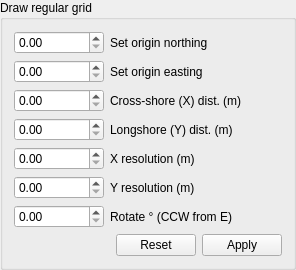
               <widget class="QgsCollapsibleGroupBox" name="gridGroupBox">
                <property name="title">
                 <string>Draw regular grid</string>
                </property>
                <property name="collapsed">
                 <bool>true</bool>
                </property>
                <property name="saveCollapsedState">
                 <bool>true</bool>
                </property>
                <layout class="QGridLayout" name="gridLayout">
                 <item row="0" column="0">
                  <layout class="QVBoxLayout" name="verticalLayout">
                   <item>
                    <layout class="QHBoxLayout" name="horizontalLayout_7">
                     <item>
                      <widget class="QDoubleSpinBox" name="dsbNorthing">
                       <property name="minimumSize">
                        <size>
                         <width>90</width>
                         <height>0</height>
                        </size>
                       </property>
                       <property name="maximumSize">
                        <size>
                         <width>100</width>
                         <height>16777215</height>
                        </size>
                       </property>
                       <property name="decimals">
                        <number>2</number>
                       </property>
                       <property name="maximum">
                        <double>9999999.000000000000000</double>
                       </property>
                      </widget>
                     </item>
                     <item>
                      <widget class="QLabel" name="labOriginN">
                       <property name="text">
                        <string>Set origin northing</string>
                       </property>
                      </widget>
                     </item>
                     <item>
                      <spacer name="horizontalSpacer_4">
                       <property name="orientation">
                        <enum>Qt::Horizontal</enum>
                       </property>
                       <property name="sizeHint" stdset="0">
                        <size>
                         <width>40</width>
                         <height>20</height>
                        </size>
                       </property>
                      </spacer>
                     </item>
                    </layout>
                   </item>
                   <item>
                    <layout class="QHBoxLayout" name="horizontalLayout">
                     <item>
                      <widget class="QDoubleSpinBox" name="dsbEasting">
                       <property name="minimumSize">
                        <size>
                         <width>90</width>
                         <height>0</height>
                        </size>
                       </property>
                       <property name="maximumSize">
                        <size>
                         <width>100</width>
                         <height>16777215</height>
                        </size>
                       </property>
                       <property name="decimals">
                        <number>2</number>
                       </property>
                       <property name="maximum">
                        <double>999999.000000000000000</double>
                       </property>
                      </widget>
                     </item>
                     <item>
                      <widget class="QLabel" name="labOriginE">
                       <property name="text">
                        <string>Set origin easting</string>
                       </property>
                      </widget>
                     </item>
                     <item>
                      <spacer name="horizontalSpacer_3">
                       <property name="orientation">
                        <enum>Qt::Horizontal</enum>
                       </property>
                       <property name="sizeHint" stdset="0">
                        <size>
                         <width>40</width>
                         <height>20</height>
                        </size>
                       </property>
                      </spacer>
                     </item>
                     <item>
                      <layout class="QHBoxLayout" name="horizontalLayout_2"/>
                     </item>
                    </layout>
                   </item>
                   <item>
                    <layout class="QHBoxLayout" name="horizontalLayout_3">
                     <item>
                      <widget class="QDoubleSpinBox" name="dsbXdist">
                       <property name="minimumSize">
                        <size>
                         <width>90</width>
                         <height>0</height>
                        </size>
                       </property>
                       <property name="maximumSize">
                        <size>
                         <width>100</width>
                         <height>16777215</height>
                        </size>
                       </property>
                       <property name="decimals">
                        <number>2</number>
                       </property>
                       <property name="maximum">
                        <double>99999.000000000000000</double>
                       </property>
                      </widget>
                     </item>
                     <item>
                      <widget class="QLabel" name="labXdist">
                       <property name="text">
                        <string>Cross-shore (X) dist. (m)</string>
                       </property>
                      </widget>
                     </item>
                     <item>
                      <spacer name="horizontalSpacer_6">
                       <property name="orientation">
                        <enum>Qt::Horizontal</enum>
                       </property>
                       <property name="sizeHint" stdset="0">
                        <size>
                         <width>40</width>
                         <height>20</height>
                        </size>
                       </property>
                      </spacer>
                     </item>
                    </layout>
                   </item>
                   <item>
                    <layout class="QHBoxLayout" name="horizontalLayout_4">
                     <item>
                      <widget class="QDoubleSpinBox" name="dsbYdist">
                       <property name="minimumSize">
                        <size>
                         <width>90</width>
                         <height>0</height>
                        </size>
                       </property>
                       <property name="maximumSize">
                        <size>
                         <width>100</width>
                         <height>16777215</height>
                        </size>
                       </property>
                       <property name="maximum">
                        <double>99999.000000000000000</double>
                       </property>
                      </widget>
                     </item>
                     <item>
                      <widget class="QLabel" name="labYdist">
                       <property name="text">
                        <string>Longshore (Y) dist. (m)</string>
                       </property>
                      </widget>
                     </item>
                     <item>
                      <spacer name="horizontalSpacer_7">
                       <property name="orientation">
                        <enum>Qt::Horizontal</enum>
                       </property>
                       <property name="sizeHint" stdset="0">
                        <size>
                         <width>40</width>
                         <height>20</height>
                        </size>
                       </property>
                      </spacer>
                     </item>
                    </layout>
                   </item>
                   <item>
                    <layout class="QHBoxLayout" name="horizontalLayout_5">
                     <item>
                      <widget class="QDoubleSpinBox" name="dsbXresolution">
                       <property name="minimumSize">
                        <size>
                         <width>90</width>
                         <height>0</height>
                        </size>
                       </property>
                      </widget>
                     </item>
                     <item>
                      <widget class="QLabel" name="labXres">
                       <property name="text">
                        <string>X resolution (m)</string>
                       </property>
                      </widget>
                     </item>
                     <item>
                      <spacer name="horizontalSpacer_8">
                       <property name="orientation">
                        <enum>Qt::Horizontal</enum>
                       </property>
                       <property name="sizeHint" stdset="0">
                        <size>
                         <width>40</width>
                         <height>20</height>
                        </size>
                       </property>
                      </spacer>
                     </item>
                    </layout>
                   </item>
                   <item>
                    <layout class="QHBoxLayout" name="horizontalLayout_6">
                     <item>
                      <widget class="QDoubleSpinBox" name="dsbYresolution">
                       <property name="minimumSize">
                        <size>
                         <width>90</width>
                         <height>0</height>
                        </size>
                       </property>
                      </widget>
                     </item>
                     <item>
                      <widget class="QLabel" name="labYres">
                       <property name="text">
                        <string>Y resolution (m)</string>
                       </property>
                      </widget>
                     </item>
                     <item>
                      <spacer name="horizontalSpacer_9">
                       <property name="orientation">
                        <enum>Qt::Horizontal</enum>
                       </property>
                       <property name="sizeHint" stdset="0">
                        <size>
                         <width>40</width>
                         <height>20</height>
                        </size>
                       </property>
                      </spacer>
                     </item>
                    </layout>
                   </item>
                   <item>
                    <layout class="QHBoxLayout" name="horizontalLayout_9">
                     <item>
                      <widget class="QDoubleSpinBox" name="dsbRotation">
                       <property name="minimumSize">
                        <size>
                         <width>90</width>
                         <height>0</height>
                        </size>
                       </property>
                       <property name="maximum">
                        <double>359.990000000000009</double>
                       </property>
                      </widget>
                     </item>
                     <item>
                      <widget class="QLabel" name="labRotate">
                       <property name="text">
                        <string>Rotate ° (CCW from E)</string>
                       </property>
                      </widget>
                     </item>
                     <item>
                      <spacer name="horizontalSpacer_11">
                       <property name="orientation">
                        <enum>Qt::Horizontal</enum>
                       </property>
                       <property name="sizeHint" stdset="0">
                        <size>
                         <width>48</width>
                         <height>20</height>
                        </size>
                       </property>
                      </spacer>
                     </item>
                    </layout>
                   </item>
                   <item>
                    <layout class="QHBoxLayout" name="horizontalLayout_10">
                     <item>
                      <spacer name="horizontalSpacer_5">
                       <property name="orientation">
                        <enum>Qt::Horizontal</enum>
                       </property>
                       <property name="sizeHint" stdset="0">
                        <size>
                         <width>40</width>
                         <height>20</height>
                        </size>
                       </property>
                      </spacer>
                     </item>
                     <item>
                      <widget class="QPushButton" name="pbResetGrid">
                       <property name="text">
                        <string>Reset</string>
                       </property>
                      </widget>
                     </item>
                     <item>
                      <widget class="QPushButton" name="pbDrawOrigin">
                       <property name="text">
                        <string>Apply</string>
                       </property>
                      </widget>
                     </item>
                    </layout>
                   </item>
                  </layout>
                 </item>
                </layout>
               </widget>
